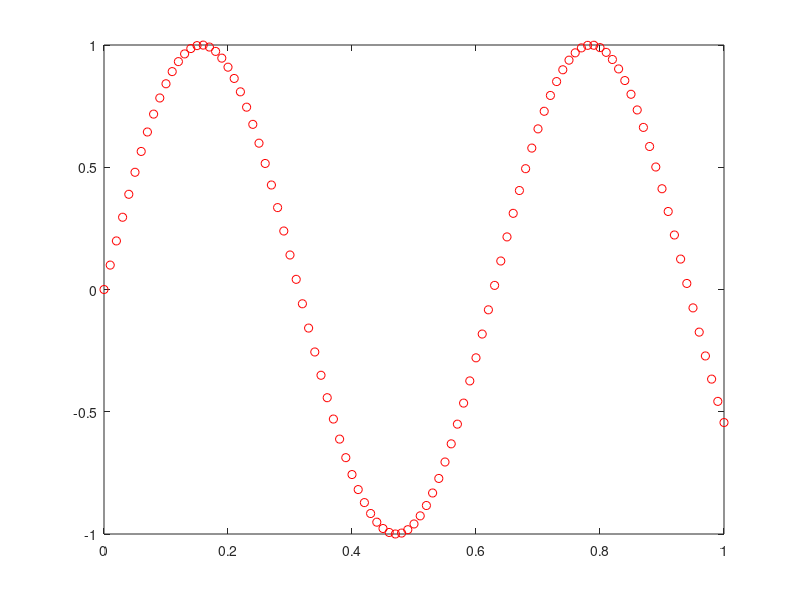

This figure's MATLAB source: (Note: this script raises an error after producing the figure.)
%% Example of truncated cubic splines
clc;
close all;
clear all;

%% Generate data
x = 0:0.01:1;
y = sin(10*x);

m_samples = length(x);

plot(x,y,'ro')
pause
close;

%% Cubic splines setup
d = 3; %degree of the polynomial
M = d+1; %order of spline
n_knots = 10;

% knots = [0.25, 0.5, 0.75];%interior knots
knots = linspace(0,1,n_knots);%interior knots

K = length(knots);

n_basis = K+M;

%% Generate truncated power series for splines
B = zeros(m_samples, n_basis);
for i = 1:m_samples
    for j = 1:n_basis
        
        if j <= M
        
            B(i,j) = x(i).^(j-1);
        else
           
            B(i,j) = func_plus(x(i) - knots(j-M)).^d;
        end
    end
end

%% Solve for coefficients
theta = B\y';

y_spline = B*theta;

%% Verify model

figure;
plot(x,y,'ro')
hold on
plot(x,y_spline,'b')
plot(knots,0,'Marker','s','MarkerFaceColor','k','Markersize',8);


